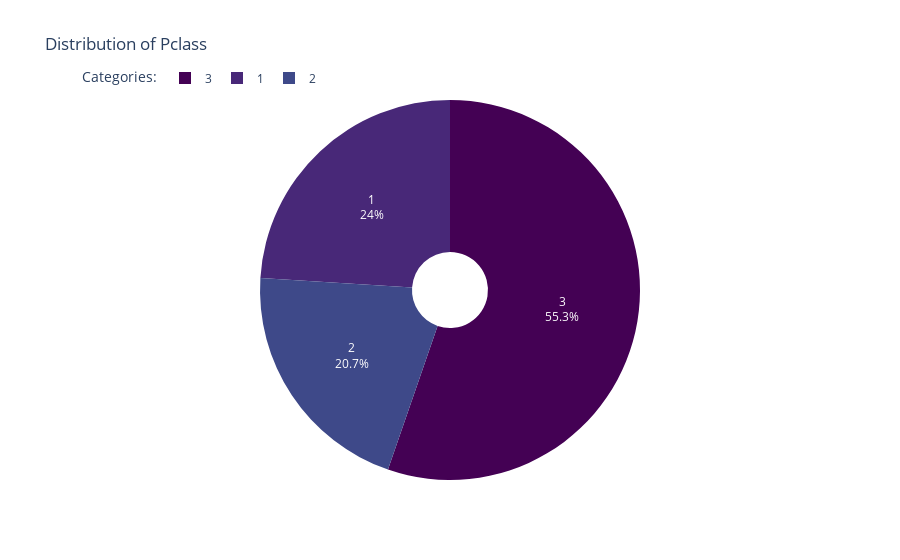

This figure's notebook cell:
### Code cell
import plotly.express as px
pclass_counts = data.Pclass.value_counts()
fig_pclass_perc = px.pie(data, names= pclass_counts.index, values = pclass_counts.values, title=f'Distribution of Pclass', hole=0.2, color_discrete_sequence=px.colors.sequential.Viridis)
fig_pclass_perc.update_traces(textinfo='percent+label')
fig_pclass_perc.update_layout(legend_title_text='Categories:', legend=dict(orientation="h", yanchor="bottom", y=1.02))
fig_pclass_perc.show()

### Figure 1 — Plotly figure (JSON) as saved in the notebook; plotly's stock layout.template omitted (floating-point values rounded to 4 significant figures)
{"data": [{"domain": {"x": [0, 1], "y": [0, 1]}, "hole": 0.2, "hovertemplate": "label=%{label}<br>value=%{value}<extra></extra>", "labels": [3, 1, 2], "legendgroup": "", "name": "", "showlegend": true, "textinfo": "percent+label", "type": "pie", "values": [491, 213, 184]}], "layout": {"legend": {"orientation": "h", "title": {"text": "Categories:"}, "tracegroupgap": 0, "y": 1.02, "yanchor": "bottom"}, "piecolorway": ["#440154", "#482878", "#3e4989", "#31688e", "#26828e", "#1f9e89", "#35b779", "#6ece58", "#b5de2b", "#fde725"], "title": {"text": "Distribution of Pclass"}}}
